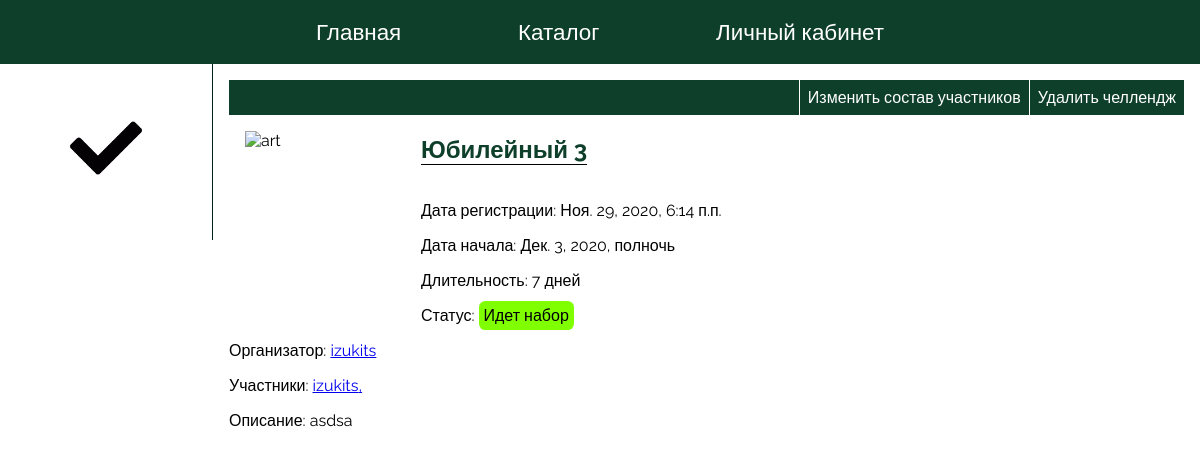
/challenge/24/ (signed in), run on the app's committed database.
### artfreedom/apps/main/models.py (models this page shows, shortened)
class Challenge_article(models.Model):
    article_title = models.CharField("название челленджа", max_length=200)
    article_description = models.TextField("описание челленджа")
    pub_date = models.DateTimeField("дата публикации")
    start_date = models.DateTimeField("дата начала", default=datetime.now())
    recruitment_time = models.IntegerField("время челледжа (в днях)")  # in days
    avatar = models.CharField("Аватар", blank=True, max_length=2500, default="", null=True)
    participants = models.ManyToManyField(User_data, through="Challenge_to_User")
    class Meta:
        verbose_name = "Челлендж"
        verbose_name_plural = "Челленджи"

class User_data(models.Model):
    user = models.OneToOneField(User, on_delete=models.CASCADE)
    status = models.CharField("статус пользователя", max_length=500, blank=True)
    contacts = models.CharField("контакты пользователя", max_length=200)
    avatar = models.CharField("Аватар", blank=True, max_length=2500, default="", null=True)

class Challenge_to_User(models.Model):
    challenge = models.ForeignKey(Challenge_article, null=True, on_delete=models.SET_NULL)
    user = models.ForeignKey(User_data, null=True, on_delete=models.SET_NULL)
    role = models.CharField(max_length=50, choices=[
                                                ('creator', 'creator'),
                                                ('participant', 'participant')
                                                ])

### artfreedom/apps/main/views.py (the view)
# urls.py: path("challenge/<int:id>/", views.challenge, name="challenge"),
def challenge(request, id):
    args = {}
    ch = Challenge_article.objects.get(id=id)
    args["pub_date"] = ch.pub_date
    args["start_date"] = ch.start_date
    args["recruitment_time"] = ch.recruitment_time
    args["creator"] = ch.challenge_to_user_set.get(role="creator").user
    args["title"] = ch.article_title
    args["description"] = ch.article_description
    args["avatar_url"] = ch.avatar
    args["participants"] = ch.challenge_to_user_set.all()
    args["challenge_status"] = get_challenge_status(ch).value
    args["challenge_status_en"] = get_challenge_status(ch).name
    args["id"] = id
    if request.user.is_authenticated:
        user = User_data.objects.get(user=request.user)
        isparticipated = Challenge_to_User.objects.filter(
            challenge=ch, user_id=user.id
        ).count()
        args["isparticipated"] = not (isparticipated == 0)
        if isparticipated != 0:
            args["user_role"] = ch.challenge_to_user_set.get(user=user).role
    else:
        args["isparticipated"] = False
    return render(request, "main/challenge.html", args)

### artfreedom/apps/main/views.py (called while the page is built)
def get_challenge_status(challenge):
    if (timezone.now() - challenge.start_date).days >= challenge.recruitment_time:
        return ChallengeStatus.finished
    elif timezone.now() >= challenge.start_date:
        return ChallengeStatus.active
    else:
        return ChallengeStatus.recruitment

### artfreedom/templates/main/challenge.html (shortened to what this page needs)
{% extends 'base.html' %}
{% load static %}
{% block styles %}
<link rel="stylesheet" href="{% static 'css/challenge.css' %}">
<link rel="stylesheet" href="{% static 'css/text.css' %}">{% endblock %}
{% block main_content %}
<main>
    <nav class="nav-left-bar">
    {% if user.is_authenticated %}
        {% if challenge_status == 'Идет набор'%}
            <figure id="participate_button">
                {% if isparticipated %}
                <div class="select_challenge_button">
                    <img src="{% static 'imgs/participate_ok.png' %}" alt="">
                </div>
                {% else %}
                <div class="select_challenge_button">
                    <img src="{% static 'imgs/participate.svg' %}" alt="">
                </div>
                <p>Участвовать</p>
                {% endif %}
            </figure>
        {% else %}
            <p>Набор окончен</p>
        {% endif %}
    {% else %}
        <p>Для участия необходимо войти в аккаунт</p>
    {% endif %}
    </nav>
    <section class="main-block">
        {% if user_role == 'creator'%}
            <div class="creator_edit_menu">
                <div id="delete_challenge" class="creator_edit_menu_button">Удалить челлендж</div>
                <div class="creator_edit_menu_button">Изменить состав участников</div>
            </div>
        {% endif %}
        <div class="challenge__img"><img src="
            {% if avatar_url %}
                {{avatar_url}}
            {% else %}
                https://img5.goodfon.com/wallpaper/nbig/4/27/anime-art-kakegurui-devushka-vzgliad-karty.jpg
            {% endif %}
        " alt="art"></div>
        <h2 class="heading2" style="display: inline-block;">{{title}}</h2>
        <p>Дата регистрации: {{pub_date}}</p>
        <p>Дата начала: {{start_date}}</p>
        <p>Длительность: {{recruitment_time}} дней</p>
        <p>Статус: <span class="{{ challenge_status_en }}">{{ challenge_status }}</span></p>
        <p>Организатор: <a href="{% url 'userprofile:profile' creator.user.id %}"> {{creator.user.username}}</a></p>
        <p>Участники:
            {% for i in participants%}
                <a href="{% url 'userprofile:profile' i.user.user.id %}">{{i.user.user.username}}, </a>
            {% endfor %}
        </p>
        <p>Описание: {{description}}</p>
    </section>
</main>
{% endblock %}

### artfreedom/static/css/base.css (style rules this page uses)
body { padding: 0; margin: 0; font-family: 'Raleway', sans-serif; }

### artfreedom/static/css/challenge.css (style rules this page uses)
div.challenge__img { float: left; width: 10rem; height: 10rem; overflow: hidden; margin: 1rem; }
div.challenge__img > img { height: 100%; width: 100%; object-fit: cover; }
.select_challenge_button { margin:auto; height: 5rem; width: 5rem; }
.select_challenge_button > img { height: 90%; width: 90%; }
.nav-left-bar > figure { margin: 2rem; text-align: center; }
span.active, span.recruitment, span.finished { padding: 0.3rem; border-radius: 0.4rem; }
span.recruitment { background-color: chartreuse; }
div.creator_edit_menu { display: flex; background-color: rgb(14, 63, 42); color: white; flex-direction: row-reverse; }
.creator_edit_menu_button { padding: 0.5rem; display: inline-block; border-left: 1px solid white; }

### artfreedom/static/css/text.css (style rules this page uses)
main { display: flex; align-items: flex-start; }
nav.nav-left-bar { width: 15%; padding: 1rem; border-right: 1px rgb(7, 36, 27) solid; }
.main-block { flex-grow: 1; padding: 1rem; }
h2.heading2 { color:rgb(14, 63, 42); border-bottom: 1px black solid; }

### data on the page
Challenge_article: article_title "Юбилейный 3", pub_date "Ноя. 29, 2020, 6:14 п.п.", start_date "Дек. 3, 2020, полночь", article_description "asdsa"
User_data: user.username "izukits"
Challenge_to_User: user.user.username "izukits"

### other printed values
{{ recruitment_time }} "7"
{{ challenge_status }} "Идет набор"
